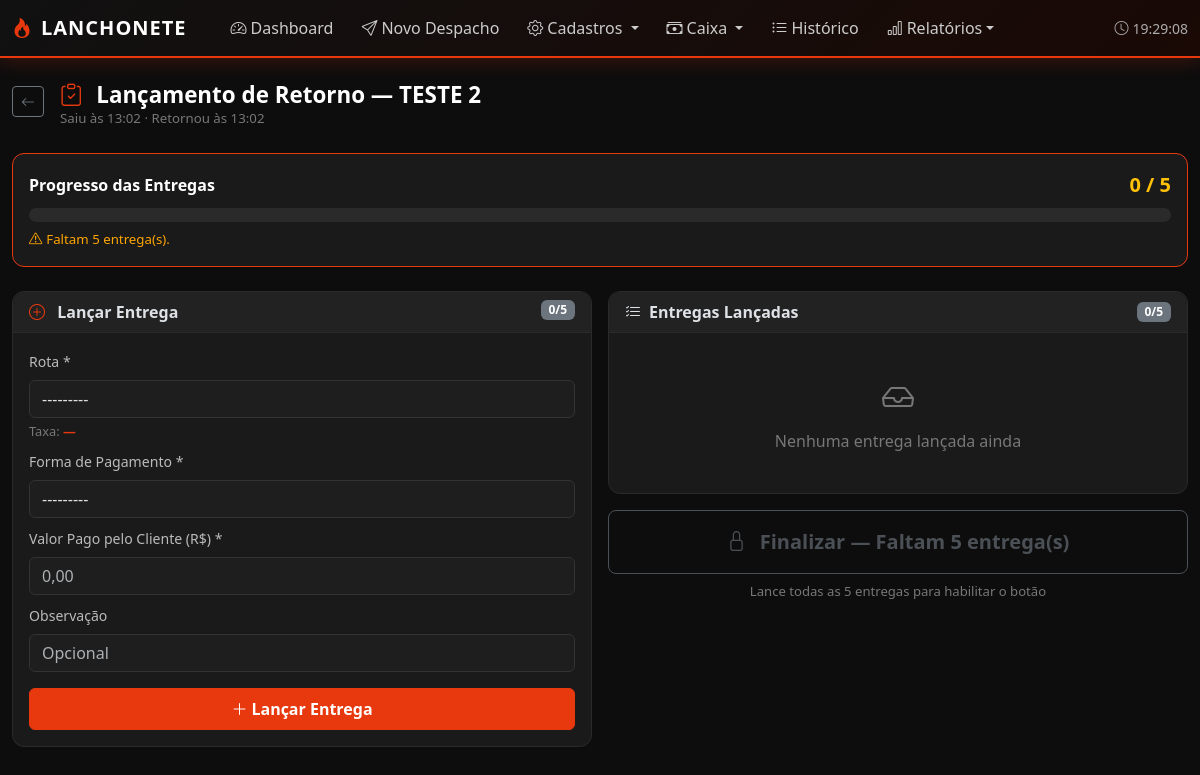
/entregas/despachos/4/lancar/, run on the app's committed database.
### entregas/models.py (models this page shows, shortened)
class Despacho(models.Model):
    STATUS_CHOICES = [
        ('em_rota', 'Em Rota'),
        ('retornando', 'Retornando'),
        ('finalizado', 'Finalizado'),
    ]
    motoboy = models.ForeignKey(Motoboy, on_delete=models.PROTECT, related_name='despachos')
    data_saida = models.DateTimeField(default=timezone.now)
    data_retorno = models.DateTimeField(null=True, blank=True)
    qtd_saida = models.PositiveIntegerField(help_text="Quantidade de entregas que o motoboy saiu")
    status = models.CharField(max_length=20, choices=STATUS_CHOICES, default='em_rota')
    observacoes = models.TextField(blank=True)
    finalizado_em = models.DateTimeField(null=True, blank=True)
    @property
    def qtd_lancada(self):
        return self.entregas.count()
    @property
    def pode_finalizar(self):
        return self.qtd_lancada == self.qtd_saida
    @property
    def faltam(self):
        return self.qtd_saida - self.qtd_lancada
    class Meta:
        verbose_name = 'Despacho'
        verbose_name_plural = 'Despachos'
        ordering = ['-data_saida']

class Motoboy(models.Model):
    nome = models.CharField(max_length=100)
    telefone = models.CharField(max_length=20, blank=True)
    valor_fixo = models.DecimalField(max_digits=8, decimal_places=2, default=0,
                                     help_text="Valor fixo por turno/dia")
    ativo = models.BooleanField(default=True)
    class Meta:
        verbose_name = 'Motoboy'
        verbose_name_plural = 'Motoboys'
        ordering = ['nome']

### entregas/views.py (the view, shortened to what this page needs)
# urls.py: path('despachos/<int:pk>/lancar/', views.despacho_lancar, name='despacho_lancar'),
def despacho_lancar(request, pk):
    despacho = get_object_or_404(Despacho, pk=pk)
    if despacho.status == 'finalizado':
        return redirect('entregas:despacho_resumo', pk=pk)
    entregas = despacho.entregas.select_related('rota').all()
    form = EntregaRetornoForm()
    rotas_info = {str(r.pk): str(r.taxa_entrega) for r in Rota.objects.filter(ativa=True)}
    context = {
        'despacho': despacho,
        'entregas': entregas,
        'form': form,
        'rotas_info': rotas_info,
    }
    return render(request, 'entregas/despacho_lancar.html', context)

### entregas/forms.py
class EntregaRetornoForm(forms.ModelForm):
    class Meta:
        model = Entrega
        fields = ['rota', 'forma_pagamento', 'valor', 'observacoes']
        widgets = {
            'rota': forms.Select(attrs={'class': DARK_SELECT, 'id': 'id_rota_entrega'}),
            'forma_pagamento': forms.Select(attrs={'class': DARK_SELECT, 'id': 'id_forma_pgto'}),
            'valor': forms.NumberInput(attrs={'class': DARK_INPUT, 'step': '0.01', 'min': '0', 'placeholder': '0,00'}),
            'observacoes': forms.TextInput(attrs={'class': DARK_INPUT, 'placeholder': 'Opcional'}),
        }
        labels = {
            'valor': 'Valor Pago pelo Cliente (R$)',
        }
    def __init__(self, *args, **kwargs):
        super().__init__(*args, **kwargs)
        self.fields['rota'].queryset = Rota.objects.filter(ativa=True)
        self.fields['valor'].required = True

### entregas/models.py (called while the page is built)
    def __str__(self):
        return f"{self.nome} (R$ {self.taxa_entrega})"

### templates/entregas/despacho_lancar.html (shortened to what this page needs)
{% extends 'base.html' %}
{% block content %}
  <div class="container-fluid py-4">
    <div class="d-flex align-items-start gap-3 mb-4">
      <a href="{% url 'entregas:dashboard' %}" class="btn btn-sm btn-outline-secondary mt-1"><i class="bi bi-arrow-left"></i></a>
      <div class="flex-grow-1">
        <h1 style="color:#fff;font-weight:700;font-size:1.4rem;margin:0">
          <i class="bi bi-clipboard-check me-2" style="color:var(--verm)"></i>
          Lançamento de Retorno — {{ despacho.motoboy.nome }}
        </h1>
        <p class="mb-0" style="color:var(--muted);font-size:.83rem">
          Saiu às {{ despacho.data_saida|date:'H:i' }}
          {% if despacho.data_retorno %}
            · Retornou às {{ despacho.data_retorno|date:'H:i' }}
          {% endif %}
        </p>
      </div>
    </div>
    <div class="card mb-4"
      style="border-color:{% if despacho.pode_finalizar %}
        #28a745
      {% else %}
        var(--verm)
      {% endif %}">
      <div class="card-body">
        <div class="d-flex justify-content-between align-items-center mb-2">
          <span class="fw-bold text-white">Progresso das Entregas</span>
          <span class="fs-5 fw-bold {% if despacho.pode_finalizar %}
              text-success
            {% else %}
              text-warning
            {% endif %}">
            {{ despacho.qtd_lancada }} / {{ despacho.qtd_saida }}
          </span>
        </div>
        <div class="prog-bar-bg" style="height:14px">
        </div>
        <div class="mt-2" style="font-size:.83rem">
          {% if despacho.pode_finalizar %}
            <span class="text-success"><i class="bi bi-check-circle-fill me-1"></i>Todas lançadas! Você pode finalizar.</span>
          {% else %}
            <span style="color:#ffa500"><i class="bi bi-exclamation-triangle me-1"></i>Faltam {{ despacho.faltam }} entrega(s).</span>
          {% endif %}
        </div>
      </div>
    </div>
    <div class="row g-3">
      <div class="col-12 col-lg-6 order-lg-1">
        {% if not despacho.pode_finalizar %}
          <div class="card sticky-top" style="top:80px">
            <div class="card-header">
              <i class="bi bi-plus-circle me-2" style="color:var(--verm)"></i>
              Lançar Entrega
              <span class="float-end badge bg-secondary">{{ despacho.qtd_lancada }}/{{ despacho.qtd_saida }}</span>
            </div>
            <div class="card-body p-3">
              <form method="post" id="formEntrega">
                <div class="mb-2">
                  <label class="form-label">Rota *</label>
                  {{ form.rota }}
                  <div class="mt-1" style="font-size:.8rem;color:var(--muted)">
                    Taxa: <strong id="taxa_display" style="color:var(--verm)">—</strong>
                  </div>
                </div>
                <div class="mb-2">
                  <label class="form-label">Forma de Pagamento *</label>
                  {{ form.forma_pagamento }}
                </div>
                <div class="mb-2">
                  <label class="form-label">Valor Pago pelo Cliente (R$) *</label>
                  {{ form.valor }}
                </div>
                <div class="mb-3">
                  <label class="form-label">Observação</label>
                  {{ form.observacoes }}
                </div>
                <button type="submit" name="add_entrega" class="btn btn-verm w-100 py-2"><i class="bi bi-plus-lg me-1"></i>Lançar Entrega</button>
              </form>
            </div>
          </div>
        {% endif %}
      </div>
      <div class="col-12 col-lg-6 order-lg-2">
        <div class="card">
          <div class="card-header d-flex justify-content-between align-items-center">
            <span><i class="bi bi-list-check me-2"></i>Entregas Lançadas</span>
            <span class="badge {% if despacho.pode_finalizar %}
                bg-success
              {% else %}
                bg-secondary
              {% endif %}">
              {{ despacho.qtd_lancada }}/{{ despacho.qtd_saida }}
            </span>
          </div>
          <div class="card-body">
            {% for e in entregas %}
              <div class="e-item e-{{ e.forma_pagamento }} d-flex align-items-center gap-3">
                <div class="fw-bold text-white" style="min-width:24px;text-align:center">{{ forloop.counter }}</div>
                <div class="flex-grow-1">
                  <div class="fw-medium text-white">{{ e.rota.nome }}</div>
                  <div style="font-size:.82rem;color:var(--muted)">
                    {% if e.forma_pagamento == 'dinheiro' %}
                      <span style="color:#5cb85c"><i class="bi bi-cash me-1"></i>Dinheiro</span>
                    {% elif e.forma_pagamento == 'cartao' %}
                      <span style="color:#4da6ff"><i class="bi bi-credit-card me-1"></i>Cartão</span>
                    {% elif e.forma_pagamento == 'pix' %}
                      <span style="color:#2898a7"><i class="bi bi-pix me-1"></i>Pix</span>
                    {% else %}
                      <span style="color:#9d6fe8"><i class="bi bi-phone me-1"></i>Online</span>
                    {% endif %}
                    <span class="ms-2 fw-bold text-white">R$ {{ e.valor|floatformat:2 }}</span>
                    <span class="ms-2" style="color:#555">Taxa: R$ {{ e.rota.taxa_entrega|floatformat:2 }}</span>
                  </div>
                </div>
                <form method="post" class="flex-shrink-0">
                  {% csrf_token %}
                  <input type="hidden" name="entrega_id" value="{{ e.pk }}" />
                  <button type="submit" name="remover_entrega" class="btn btn-sm btn-outline-danger" onclick="return confirm('Remover esta entrega?')"><i class="bi bi-trash3"></i></button>
                </form>
              </div>
            {% empty %}
              <div class="text-center py-4" style="color:var(--muted)">
                <i class="bi bi-inbox fs-2 d-block mb-2"></i>Nenhuma entrega lançada ainda
              </div>
            {% endfor %}
          </div>
        </div>
        <form method="post" class="mt-3">
          {% if despacho.pode_finalizar %}
            <button type="submit" name="finalizar" class="btn btn-success btn-lg w-100 py-3 fw-bold" onclick="return confirm('Finalizar despacho? Esta ação não pode ser desfeita.')">
              <i class="bi bi-check-circle-fill me-2 fs-5"></i>
              Finalizar Despacho ({{ despacho.qtd_lancada }}/{{ despacho.qtd_saida }} ✓)
            </button>
          {% else %}
            <button type="button" class="btn btn-outline-secondary btn-lg w-100 py-3 fw-bold" disabled>
              <i class="bi bi-lock me-2"></i>
              Finalizar — Faltam {{ despacho.faltam }} entrega(s)
            </button>
            <p class="text-center mt-2 mb-0" style="color:var(--muted);font-size:.82rem">Lance todas as {{ despacho.qtd_saida }} entregas para habilitar o botão</p>
          {% endif %}
        </form>
      </div>
    </div>
  </div>
{% endblock %}

### templates/base.html (style rules this page uses)
:root { --verm: #e8390e; --verm-dk: #b82e0b; --verm-glow: rgba(232, 57, 14, 0.25); --bg: #0d0d0d; --card: #1a1a1a; --card2: #222; --border: #2a2a2a; --muted: #777; }
body { background: var(--bg); font-family: 'Segoe UI', system-ui, sans-serif; }
.card { background: var(--card); border: 1px solid var(--border); border-radius: 12px; }
.card-header { background: var(--card2); border-bottom: 1px solid var(--border); border-radius: 12px 12px 0 0 !important; font-weight: 600; }
.btn-verm { background: var(--verm); border-color: var(--verm); color: #fff; font-weight: 600; }
.form-control, .form-select { background: #1e1e1e !important; border-color: #333 !important; color: #e0e0e0 !important; }
.form-label { color: #bbb; font-weight: 500; font-size: 0.88rem; }
.prog-bar-bg { background: #2a2a2a; border-radius: 99px; height: 10px; overflow: hidden; }

### data on the page
Despacho: motoboy.nome "TESTE 2", data_saida "13:02", data_retorno "13:02", qtd_lancada "0", qtd_saida "5", faltam "5"
